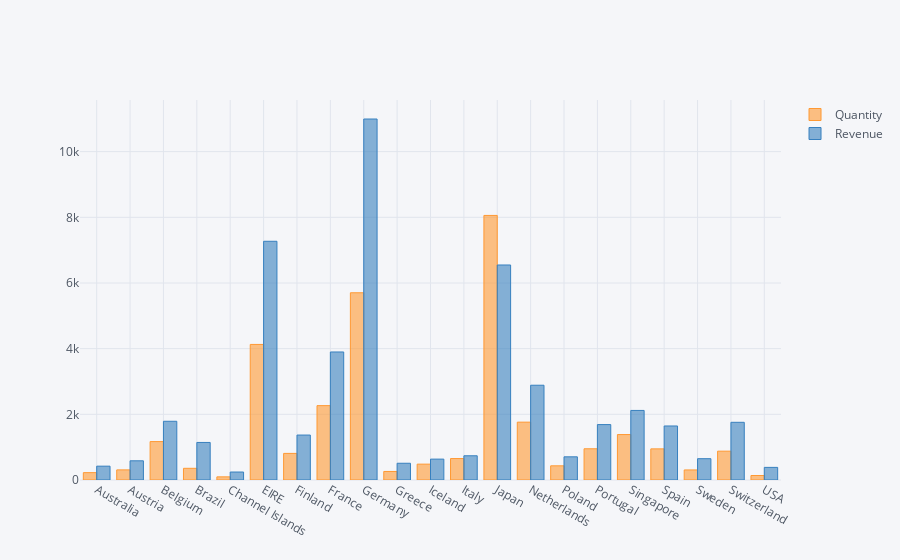

The code cell stored with this chart in its notebook:
### Code cell
# Group by country and sum Quantity and Revenue
df = data.groupby(by=['Country', 'Year', 'Month'])[['Quantity', 'Revenue']].sum().reset_index()

# Exclude United Kingdom from dataframe and get April 2011
mask1 = df['Country'] != 'United Kingdom'
mask2 = df['Year'] == '2011'
mask3 = df['Month'] == '04'
df = df.loc[mask1 & mask2 & mask3, :]

# Plot
df = df[['Country', 'Quantity', 'Revenue']]
df.iplot(kind='bar', x='Country', )

### Figure 1 — Plotly figure (JSON) as saved in the notebook; plotly's stock layout.template omitted (floating-point values rounded to 4 significant figures)
{"data": [{"marker": {"color": "rgba(255, 153, 51, 0.6)", "line": {"color": "rgba(255, 153, 51, 1.0)", "width": 1}}, "name": "Quantity", "orientation": "v", "text": "", "type": "bar", "uid": "86e092e3-963e-40b0-9bd8-d3fc2f8e3e3e", "x": ["Australia", "Austria", "Belgium", "Brazil", "Channel Islands", "EIRE", "Finland", "France", "Germany", "Greece", "Iceland", "Italy", "Japan", "Netherlands", "Poland", "Portugal", "Singapore", "Spain", "Sweden", "Switzerland", "USA"], "y": [224, 308, 1170, 356, 96, 4129, 810, 2265, 5702, 260, 483, 653, 8058, 1762, 432, 951, 1384, 948, 306, 878, 137]}, {"marker": {"color": "rgba(55, 128, 191, 0.6)", "line": {"color": "rgba(55, 128, 191, 1.0)", "width": 1}}, "name": "Revenue", "orientation": "v", "text": "", "type": "bar", "uid": "e4154d2c-1cbb-4ffd-a2ca-0191f912577c", "x": ["Australia", "Austria", "Belgium", "Brazil", "Channel Islands", "EIRE", "Finland", "France", "Germany", "Greece", "Iceland", "Italy", "Japan", "Netherlands", "Poland", "Portugal", "Singapore", "Spain", "Sweden", "Switzerland", "USA"], "y": [421.6, 584.8, 1788.0, 1144.0, 243.0, 7270.0, 1369.0, 3899.0, 10990.0, 509.7, 636.2, 737.8, 6549.0, 2887.0, 705.8, 1688.0, 2119.0, 1646.0, 649.1, 1757.0, 383.9]}], "layout": {"legend": {"bgcolor": "#F5F6F9", "font": {"color": "#4D5663"}}, "paper_bgcolor": "#F5F6F9", "plot_bgcolor": "#F5F6F9", "title": {"font": {"color": "#4D5663"}}, "xaxis": {"gridcolor": "#E1E5ED", "showgrid": true, "tickfont": {"color": "#4D5663"}, "title": {"font": {"color": "#4D5663"}, "text": ""}, "zerolinecolor": "#E1E5ED"}, "yaxis": {"gridcolor": "#E1E5ED", "showgrid": true, "tickfont": {"color": "#4D5663"}, "title": {"font": {"color": "#4D5663"}, "text": ""}, "zerolinecolor": "#E1E5ED"}}}
